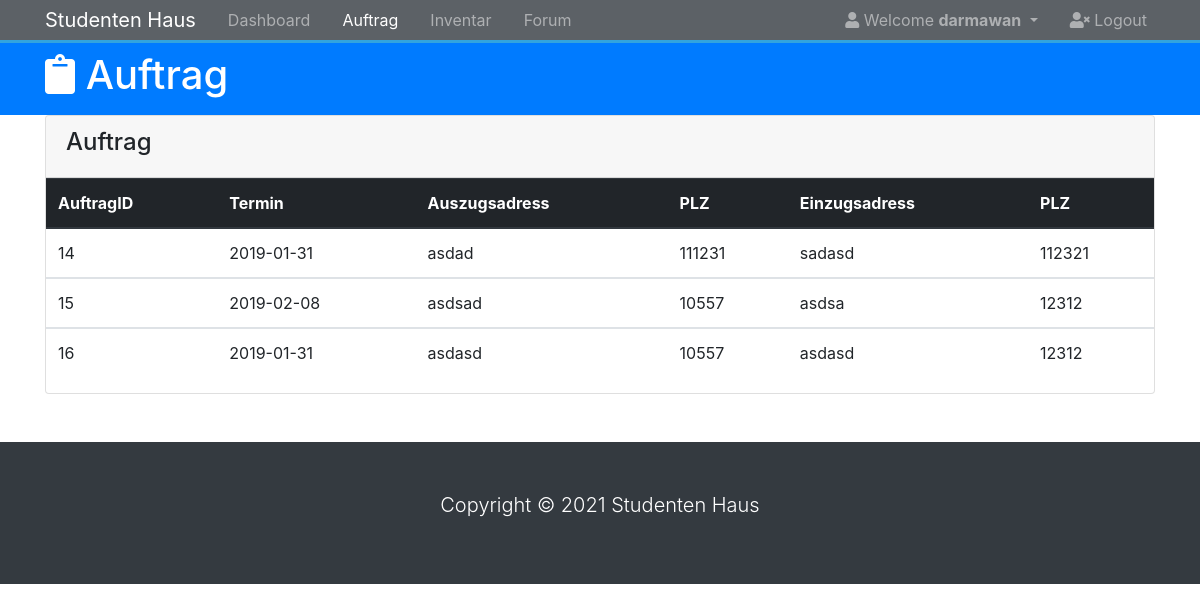
Page /public_html/auftrag.php (signed in) on the committed database.
### tables this page shows
CREATE TABLE `auftrag` (
  `auftrag_id` int(12) NOT NULL,
  `termin` date NOT NULL,
  `einzugsadress` text NOT NULL,
  `einzugsPLZ` text NOT NULL,
  `zieladress` text NOT NULL,
  `zielPLZ` text NOT NULL,
  `student_id` int(11) DEFAULT NULL,
  `inventar_id` int(11) DEFAULT NULL,
  `status_id` int(11) DEFAULT NULL
);

### public_html/auftrag.php (the view, shortened to what this page needs)
<?php
  include('server.php');
?>
<!DOCTYPE html>
<html lang="en">
<head>
  <link rel="stylesheet" href="https://use.fontawesome.com/releases/v5.0.13/css/all.css"
>
  <link rel="stylesheet" href="https://stackpath.bootstrapcdn.com/bootstrap/4.1.1/css/bootstrap.min.css"
>
  <link rel="stylesheet" href="css/style.css">
</head>
<body>
  <nav class="navbar navbar-expand-sm navbar-dark bg-dark p-0">
    <div class="container">
      <a href="dashboard.php" class="navbar-brand">Studenten Haus</a>
      <div class="collapse navbar-collapse" id="navbarCollapse">
        <ul class="navbar-nav">
          <li class="nav-item px-2">
            <a href="dashboard.php" class="nav-link">Dashboard</a>
          </li>
          <li class="nav-item px-2">
            <a href="auftrag.php" class="nav-link active">Auftrag</a>
          </li>
          <li class="nav-item px-2">
            <a href="inventar.php" class="nav-link">Inventar</a>
          </li>
          <li class="nav-item px-2">
            <a href="forum.php" class="nav-link">Forum</a>
          </li>
        </ul>
        <ul class="navbar-nav ml-auto">
          <li class="nav-item dropdown mr-3">
            <a href="#" class="nav-link dropdown-toggle" data-toggle="dropdown">
              <i class="fas fa-user"></i> Welcome
              <?php  if (isset($_SESSION['username'])) : ?>
              <strong><?php echo $_SESSION['username']; ?></strong>
              <?php endif ?>
            </a>
          </li>
          <li class="nav-item">
            <a href="login.php" class="nav-link">
              <i class="fas fa-user-times"></i> Logout
            </a>
          </li>
        </ul>
      </div>
    </div>
  </nav>
  <header id="main-header" class="py-2 bg-primary text-white">
    <div class="container">
      <div class="row">
        <div class="col-md-6">
          <h1>
            <i class="fas fa-clipboard"></i> Auftrag</h1>
        </div>
      </div>
    </div>
  </header>
  <section id="categories">
    <div class="container">
      <div class="row">
        <div class="col">
          <div class="card">
            <div class="card-header">
              <h4>Auftrag</h4>
            </div>
      <div class="table-responsive">
				<table class="table table-stripped">
					<thead class="thead-dark">
					<tr>
            <th>AuftragID</th>
            <th>Termin</th>
						<th>Auszugsadress</th>
            <th>PLZ</th>
            <th>Einzugsadress</th>
            <th>PLZ</th>
					</tr>
					</thead>
          <?php
          $query = "SELECT auftrag_id, termin, einzugsadress, einzugsPLZ, zieladress, zielPLZ FROM auftrag WHERE student_id = '" . $_SESSION['student_id'] . "'";
          $data = mysqli_query($db, $query);
          if ($data !== 0) {
             while ($row = mysqli_fetch_assoc($data)){
              echo '<tbody>';
              echo '<tr><td>' . $row['auftrag_id'] . '</td>';
              echo '<td>' . $row['termin'] . '</td>';
              echo '<td>' . $row['einzugsadress'] . '</td>';
              echo '<td>' . $row['einzugsPLZ'] . '</td>';
              echo '<td>' . $row['zieladress'] . '</td>';
              echo '<td>' . $row['zielPLZ'] . '</td></tr>';
              echo '</tbody>';
            }
          }
          else {
            echo '<p class="error">There was a problem accessing to data.</p>';
          }
					?>
				</table>
			</div>
      </div>
        </div>
      </div>
    </div>
  </section>
  <footer id="main-footer" class="bg-dark text-white mt-5 p-5">
    <div class="container">
      <div class="row">
        <div class="col">
          <p class="lead text-center">
            Copyright &copy;
            <span id="year"></span>
            Studenten Haus
          </p>
        </div>
      </div>
    </div>
  </footer>
</body>
</html>

### public_html/css/style.css (style rules this page uses)
body { background: ; color: ; }
.navbar { border-bottom: #008ed6 3px solid; opacity: 0.8; }

### rows in the picture
auftrag: auftrag_id "14", termin "2019-01-31", einzugsadress "asdad", einzugsPLZ "111231", zieladress "sadasd", zielPLZ "112321"
auftrag: auftrag_id "15", termin "2019-02-08", einzugsadress "asdsad", einzugsPLZ "10557", zieladress "asdsa", zielPLZ "12312"
auftrag: auftrag_id "16", termin "2019-01-31", einzugsadress "asdasd", einzugsPLZ "10557", zieladress "asdasd", zielPLZ "12312"

### other values in the picture
$_SESSION['username'] "darmawan"
